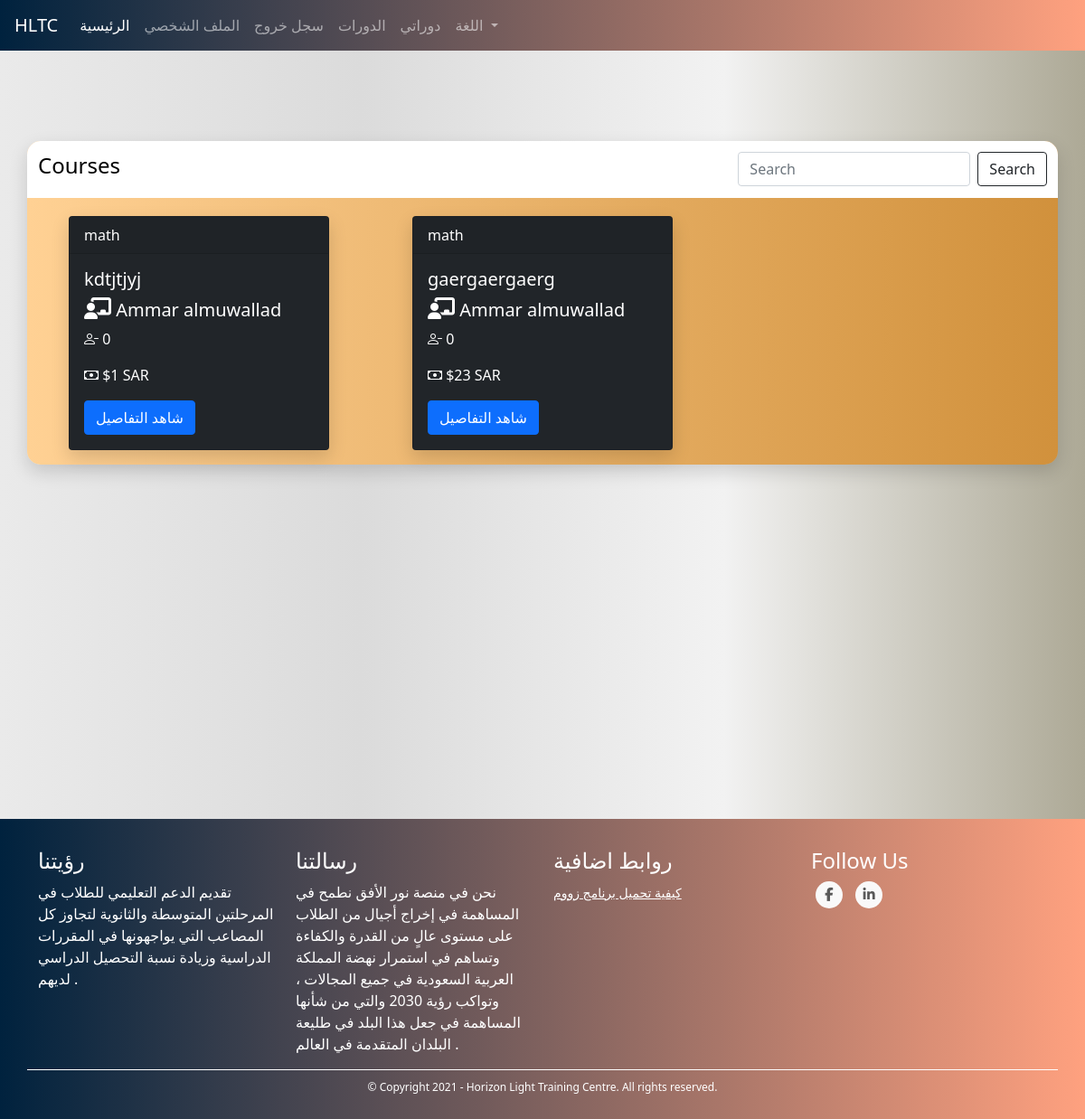
Screenshot of /students/courses/my-courses (signed in) with the database file from the repository.
### TUTOR/models.py (models this page shows, shortened)
class CourseModel(db.Model):
    id = db.Column(db.Integer, primary_key=True)
    name = db.Column(db.String(130), nullable=False)
    description = db.Column(db.String(1000), nullable=False)
    subject = db.Column(db.String(), nullable=False)
    price = db.Column(db.Integer, nullable=False)
    min_students = db.Column(db.Integer, nullable=False)
    max_students = db.Column(db.Integer, nullable=False)
    currency = db.Column(db.String(3), nullable=False)
    began = db.Column(db.Boolean, nullable=False, default=False)
    ended = db.Column(db.Boolean, nullable=False, default=False)
    course_type = db.Column(db.Integer, nullable=False) # 1 for start when min number # 2 for start with min and date
    _period = db.Column(db.Integer, nullable=True) # days
    _start_date = db.Column(db.DateTime, nullable=True)
    _end_date = db.Column(db.DateTime, nullable=True)
    links = db.Column(db.String(), nullable=False) # {"zoom_for_tutor": "link", "zoom_for_students": "link", ...}
    weekly_time_table_json  = db.Column(db.String(1000), nullable=False) # {"saturday": {"from": ..., "to": ...}, ...}
    _state = db.Column(db.String(), nullable=False, default=json.dumps({"state_code": 1, "state_string": "لم تبدأ بعد", "allowed_actions": ["join", "view", "start", "cancel"]})) # {"state_code": 2, "state_string": "قائم", "allowed_actions": ["view", "end"]} {"state_code": 3, "state_string": "انتهى", "allowed_actions": ["delete"]} {"state_code": 4, "state_string": "ملغي", "allowed_actions": ["delete"]}
    number_of_students_paid = db.Column(db.Integer, nullable=False, default=0)
    have_sent_first_payment_emails = db.Column(db.Boolean, nullable=False, default=False)
    created_by_admin = db.Column(db.Boolean, nullable=False)
    creation_date = db.Column(db.DateTime, nullable=False, default=datetime.utcnow)
    payment_model = db.relationship('PaymentModel', backref='course', uselist=False)
    tutor_data_model_id = db.Column(db.Integer, db.ForeignKey('tutor_data_model.id'),
        nullable=False)
    @property
    def number_of_participants(self):
        return len(self.students)
    @property
    def empty_seats(self):
        return self.max_students - self.number_of_participants
    def link(self, name):
        return json.loads(self.links)[name]
    def start(self):
        self.began = True
        self._state = json.dumps({"state_code": 2, "state_string": "قائم", "allowed_actions": ["view", "end", "cancel"]})
        if self.course_type == 1:
            now = datetime.date(datetime.utcnow())
            self._start_date = now
            self._end_date = now + timedelta(days=self.period)
        db.session.commit()
        for sdm in self.students: # the paymetn is when a student joins not when the course begins bcz the course wont begin if students didn't pay
            send_student_course_start_email(sdm.user, self)
        send_tutor_course_start_email(self.tutor.user, self)
        return True
    def end(self):
        self.ended = True
        self._state = json.dumps({"state_code": 3, "state_string": "انتهى", "allowed_actions": ["delete"]})
        db.session.commit()
        for sdm in self.students:
            send_student_course_ended_email(sdm.user, self)
        send_tutor_course_ended_email(self.tutor.user, self)
        return True
    def cancel(self):
        self._state = json.dumps({"state_code": 4, "state_string": "ملغي", "allowed_actions": ["delete"]})
        db.session.commit()
        self.payment_model.refund_all()
        for sdm in self.students:
            send_student_course_canceled_email(sdm.user, self)
        send_tutor_course_canceled_email(self.tutor.user, self)

class UserModel(db.Model, UserMixin):
    id = db.Column(db.Integer, primary_key=True)
    first_name = db.Column(db.String(128), nullable=False)
    last_name = db.Column(db.String(128), nullable=False)
    username = db.Column(db.String(20), unique=True, nullable=False)
    email = db.Column(db.String(256), unique=True, nullable=False)
    password = db.Column(db.String(255), nullable=False)
    user_type = db.Column(db.String(30), nullable=False)
    _gender = db.Column(db.Boolean, nullable=False, default=True)
    email_confirmation_code = db.Column(db.String(5), nullable=True)
    is_confirmed = db.Column(db.Boolean, nullable=False, default=False)
    creation_date = db.Column(db.DateTime, nullable=False, default=datetime.utcnow)
    admin_data_model = db.relationship('AdminDataModel', backref='user', uselist=False)
    tutor_data_model = db.relationship('TutorDataModel', backref='user', uselist=False)
    student_data_model = db.relationship('StudentDataModel', backref='user', uselist=False)
    @property
    def full_name(self):
        return self.first_name + " " + self.last_name

### TUTOR/STUDENTS/routes.py (the view)
@students_blueprint.route("/students/courses/my-courses", methods=["GET"])
@login_required(["student"])
def my_courses():
    courses = current_user.student_data_model.courses
    return render_template('students/my_courses.html', courses=courses)

### TUTOR/STUDENTS/routes.py (called while the page is built)
@students_blueprint.context_processor
def utility_processor():
    return dict(get_language_text=LngObj.get_language_text, get_current_page_language_list=LngObj.get_current_page_language_list, languages=LANGUAGES, admin_types=ADMIN_TYPES, settings=SiteSettingsModel.instance())

### TUTOR/models.py (called while the page is built)
@login_manager.user_loader
def load_user(user_id):
    return UserModel.query.get(int(user_id))

    @classmethod
    def instance(cls):
        return cls.query.get(1)

### TUTOR/utils/utils.py (called while the page is built)
def login_required(roles=[]):
	def wrapper(fn):
		@wraps(fn)
		def decorated_view(*args, **kwargs):
			if request.method in EXEMPT_METHODS:
				return fn(*args, **kwargs)
			elif current_app.login_manager._login_disabled:
				return fn(*args, **kwargs)
			elif not current_user.is_authenticated:
				return current_app.login_manager.unauthorized()
			role = current_user.user_type
			if ( (role not in roles) and (roles != []) ):
				return current_app.login_manager.unauthorized()
			return fn(*args, **kwargs)
		return decorated_view
	return wrapper

### TUTOR/templates/students/my_courses.html (shortened to what this page needs)
{% extends "template.html" %}
{% block content %}
    <link rel="stylesheet" href="{{ url_for('static', filename='css/students/my-courses.css') }}">
    <div class="container my-cont">
        <div class="row justify-content-center my-row filter-row">
            <nav class="navbar navbar-expand-lg my-courses-nav navbar-dark">
                <a class="navbar-brand"><h4>Courses</h4></a>
                  <div class="collapse navbar-collapse" id="navbarSupportedContent">
                    <form class="form-inline my-2 my-lg-0">
                      <input class="form-control mr-sm-2" type="search" placeholder="Search" aria-label="Search">
                      <button class="btn btn-outline-dark my-2 my-sm-0" type="submit">Search</button>
                    </form>
                  </div>
            </nav>
        </div>
        <div class="row my-row">
            {% for course in courses %}
                <div class="col-sm-4 my-col content-col">
                    <div class="card text-white bg-dark mb-3 my-card" style="max-width: 18rem;">
                        <div class="card-header">{{ course.subject }}</div>
                            <div class="card-body">
                                <h5 class="card-title">{{ course.name }}</h5>
                                <h5 class="card-title"><i class='fas fa-chalkboard-teacher' style='font-size:24px'></i> {{ course.tutor.user.full_name }}</h5>
                                <p class="card-text"><i class="bi bi-person-dash"></i> {{ course.empty_seats }}</p>
                                  <p class="card-text"><i class="bi bi-cash"></i> ${{ course.price }} {{ course.currency }}</p>
                                  <a href="{{ url_for('courses_blueprint.course', course_id=course.id) }}" class="btn btn-primary">شاهد التفاصيل</a>
                        </div>
                    </div>
                </div>
            {% endfor %}
        </div>
    </div>
    <br><br><br><br><br><br><br><br>
{% endblock %}

### TUTOR/static/css/global.css (style rules this page uses)
body { background: #ADA996; background: -webkit-linear-gradient(to right, #EAEAEA, #DBDBDB, #F2F2F2, #ADA996); background: linear-gradient(to right, #EAEAEA, #DBDBDB, #F2F2F2, #ADA996); }

### TUTOR/static/css/students/my-courses.css (style rules this page uses)
.my-courses-nav { border-top-right-radius: 15px; border-top-left-radius: 15px; background-color: white; color: black; }
.my-cont { border-radius: 15px; background: #D1913C; background: -webkit-linear-gradient(to right, #FFD194, #D1913C); background: linear-gradient(to right, #FFD194, #D1913C); -webkit-box-shadow: 0px 8px 20px 0px rgba(0, 0, 0, 0.15); -moz-box-shadow: 0px 8px 20px 0px rgba(0, 0, 0, 0.15); box-shadow: 0px 8px 20px 0px rgba(0, 0, 0, 0.15); margin-top: 100px; margin-bottom: 200px; }
.filter-row { border-radius: 15px; color: black; margin-bottom: 20px; }
.my-card { margin-left: auto; margin-right: auto; -webkit-box-shadow: 0px 8px 20px 0px rgba(0, 0, 0, 0.15); -moz-box-shadow: 0px 8px 20px 0px rgba(0, 0, 0, 0.15); box-shadow: 0px 8px 20px 0px rgba(0, 0, 0, 0.15); }
.content-col { padding: 0; }

### rows the page displays
CourseModel: subject "math", name "kdtjtjyj", tutor.user.full_name "Ammar almuwallad", empty_seats "0", price "1", currency "SAR"
CourseModel: subject "math", name "gaergaergaerg", tutor.user.full_name "Ammar almuwallad", empty_seats "0", price "23", currency "SAR"
